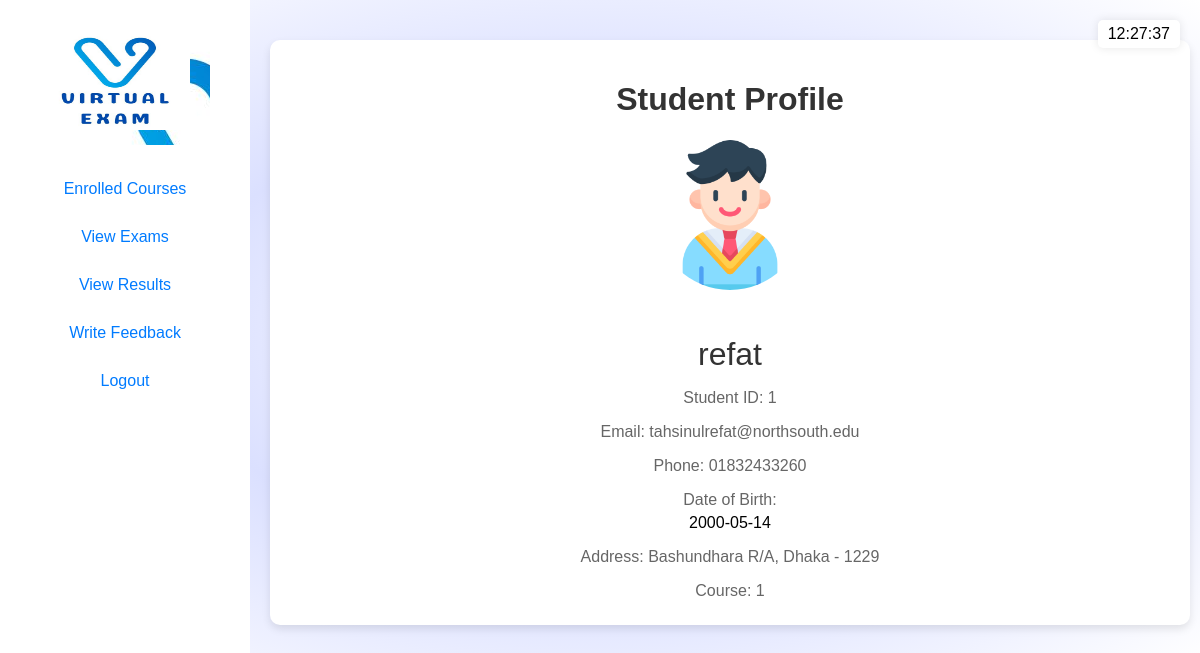
Screenshot of /student_view_profile.php (signed in) with the database file from the repository.
### tables this page shows
CREATE TABLE `Students` (
  `student_id` int(11) NOT NULL,
  `student_name` varchar(100) NOT NULL,
  `course_id` int(11) DEFAULT NULL,
  `username` varchar(32) NOT NULL,
  `password` varchar(255) NOT NULL,
  `email` varchar(100) DEFAULT NULL,
  `dob` date NOT NULL,
  `phone_number` varchar(20) DEFAULT NULL,
  `gender` enum('male','female','others') DEFAULT 'others',
  `address` varchar(255) DEFAULT NULL,
  `security_question` varchar(255) DEFAULT NULL,
  `security_question_answer` varchar(255) DEFAULT NULL
);

### student_view_profile.php (the view, shortened to what this page needs)
<?php
require_once 'conn.php';
$student_id = $_SESSION["student_id"];
$sql_student = "SELECT * FROM Students WHERE student_id = :student_id";
$stmt_student = $conn->prepare($sql_student);
$stmt_student->bindParam(':student_id', $student_id);
$stmt_student->execute();
$student = $stmt_student->fetch(PDO::FETCH_ASSOC);
?>
<!DOCTYPE html>
<html lang="en">
<head>
</head>
<body>
<div id="sidebar">
    <?php include 'student_slidebar.php'; ?>
    <?php include 'clock.php'; ?>
</div>
<div id="content" class="wrapper">
    <h1>Student Profile</h1>
    <div class="profile-card">
        <div class="profile-image">
            <img src="student_profile_icon.png" alt="Profile Picture">
        </div>
        <div class="profile-details">
            <h2><?php echo $student['student_name']; ?></h2>
            <p>Student ID: <?php echo $student['student_id']; ?></p>
            <p>Email: <?php echo $student['email']; ?></p>
            <p>Phone: <?php echo $student['phone_number']; ?></p>
            <p>Date of Birth: </p><?php echo $student['dob']; ?></p>
            <p>Address:  <?php echo $student['address']; ?></p>
            <p>Course:  <?php echo $student['course_id']; ?></p>
        </div>
    </div>
</div>
</body>
</html>

### styles.css (style rules this page uses)
* { transition: all 0.5s ease; }
body { font-family: Arial, sans-serif; margin: 0; padding: 0; background-size: cover; background-image: radial-gradient(rgb(255, 255, 255), rgb(219, 224, 255), rgb(255, 255, 255)); }
#content { margin-left: 250px; padding: 20px; }
h2 { font: 2em sans-serif; color: #333; padding: 0ch; }
#content { margin-left: 270px; margin-right: 10px; padding: 20px; transition: margin-left 0.3s ease; }
.wrapper { background-color: #ffffff; border-radius: 10px; box-shadow: 0 4px 8px rgba(0, 0, 0, 0.1); padding: 20px; margin: 40px 40px 40px 40px; }

### student_view_profile.php (style rules this page uses)
h1 { text-align: center; color: #333; }
.profile-card { display: flex; flex-direction: column; align-items: center; }
.profile-image { width: 150px; height: 150px; border-radius: 50%; overflow: hidden; margin-bottom: 20px; }
.profile-image img { width: 100%; height: 100%; object-fit: cover; }
.profile-details { text-align: center; }
.profile-details h2 { margin-bottom: 10px; color: #333; }
.profile-details p { color: #666; margin-bottom: 5px; }

### rows the page displays
students: student_name "refat", student_id "1", email "tahsinulrefat@northsouth.edu", phone_number "01832433260", dob "2000-05-14", address "Bashundhara R/A, Dhaka - 1229", course "1"
